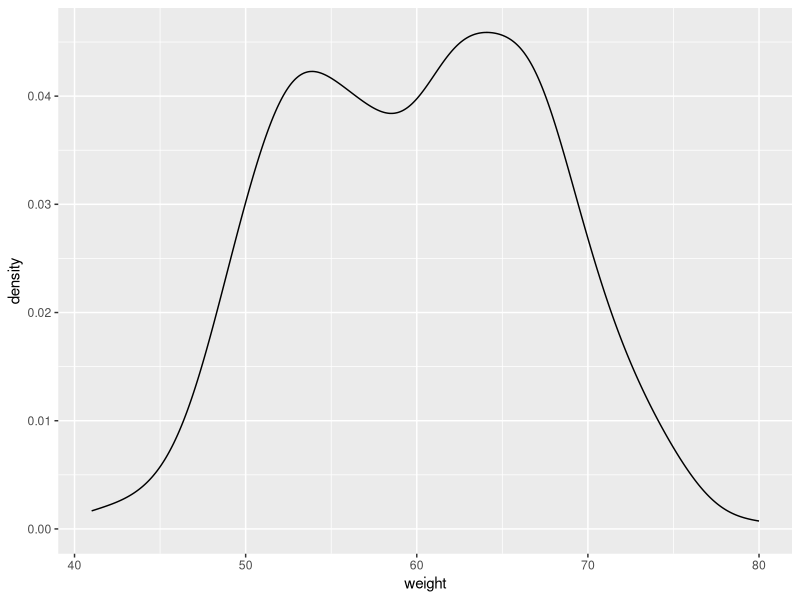
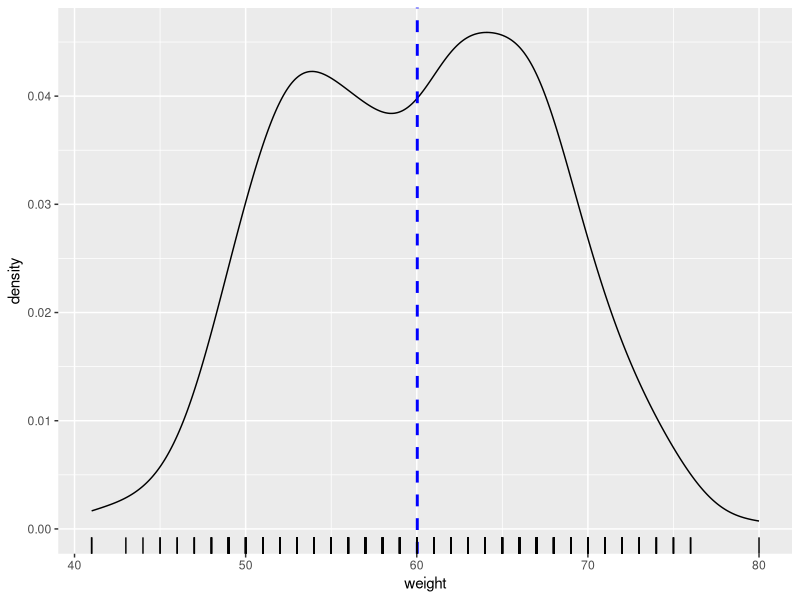
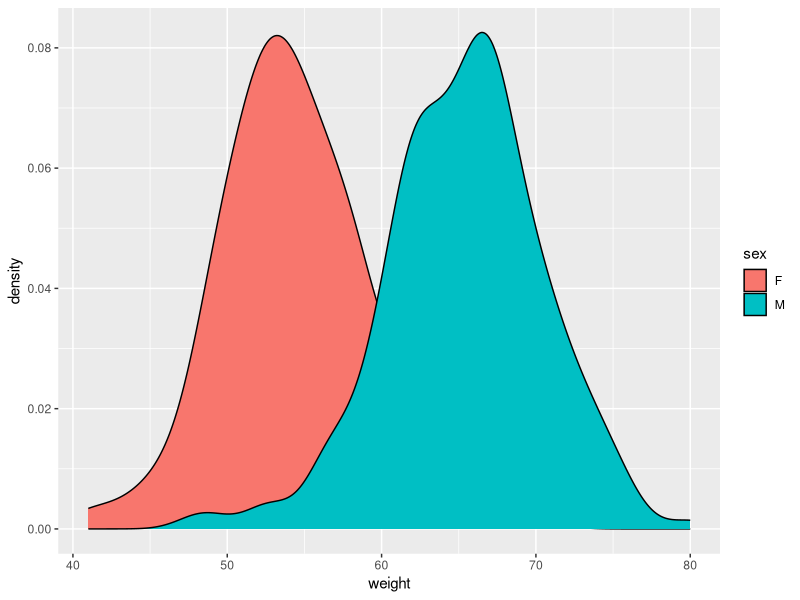
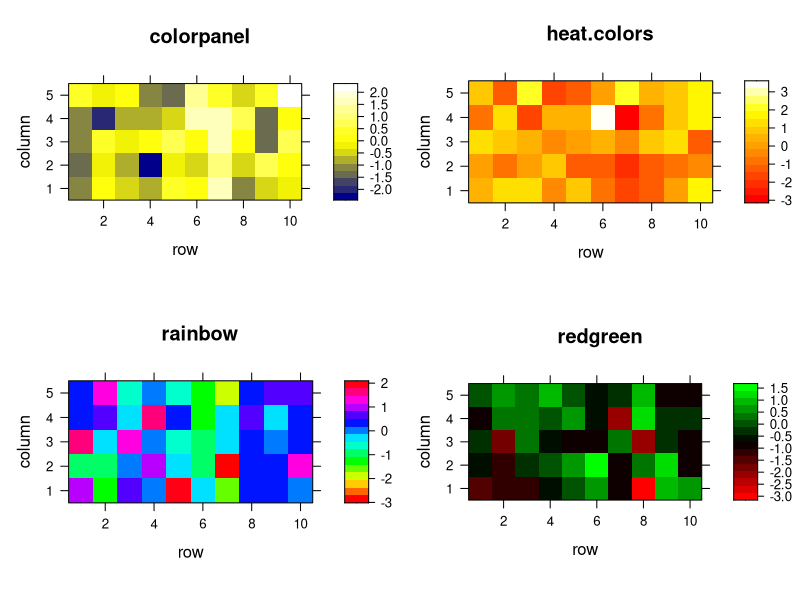
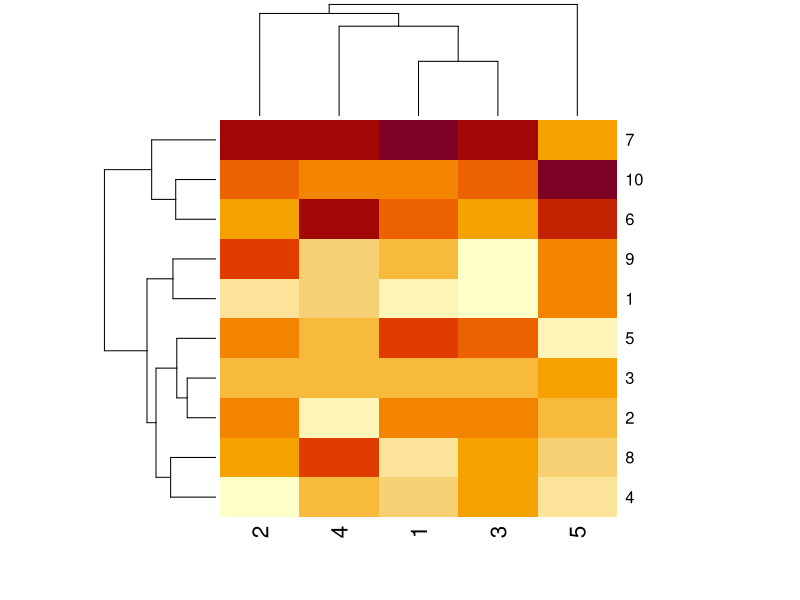
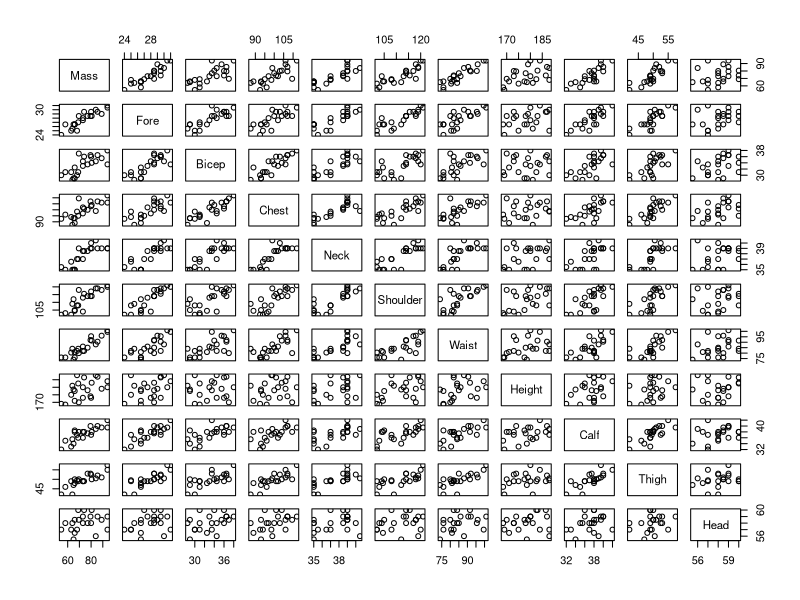
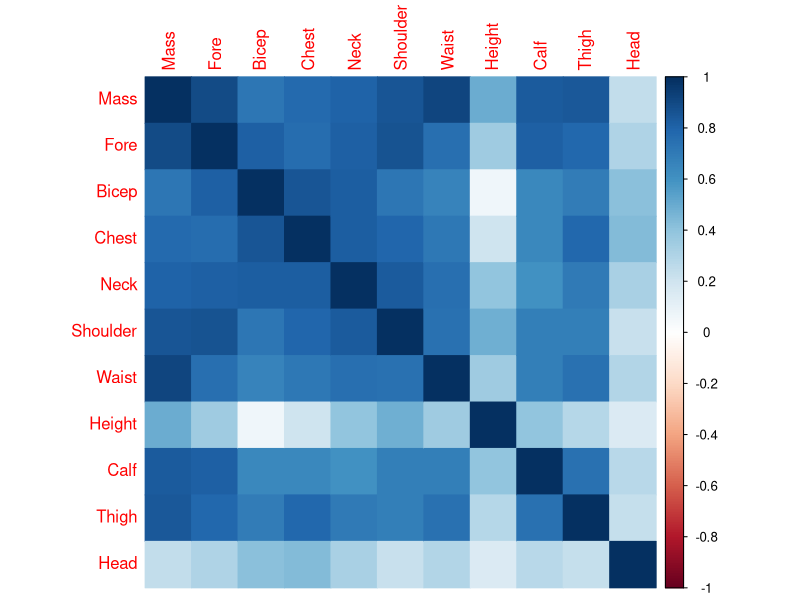

Recreate these plots in R, in order.
set.seed(1234)
df <- data.frame(
  sex=factor(rep(c("F", "M"), each=200)),
  weight=round(c(rnorm(200, mean=55, sd=5),
                 rnorm(200, mean=65, sd=5)))
)

View(df)

library(ggplot2)

p <- ggplot(df, aes(x=weight)) + 
  geom_density()
p

p+ geom_vline(aes(xintercept=mean(weight)),
              color="blue", linetype="dashed", size=1) + geom_rug()





library(plyr)
mu <- ddply(df, "sex", summarise, grp.mean=mean(weight))

ggplot(df, aes(x=weight, fill=sex)) +
  geom_density()



library(lattice)
library(gplots)
# generamos 4 matrices de 5x10, cada una: 
y <- lapply(1:4, function(x) matrix(rnorm(50), 10, 5))
## Generaremos 4 variantes de mapas de calor:  
x1 <- levelplot(y[[1]], col.regions=colorpanel(40, "darkblue", "yellow", "white"), main="colorpanel")
x2 <- levelplot(y[[2]], col.regions=heat.colors(75), main="heat.colors")
x3 <- levelplot(y[[3]], col.regions=rainbow(75), main="rainbow")
x4 <- levelplot(y[[4]], col.regions=redgreen(75), main="redgreen")
print(x1, split=c(1,1,2,2))
print(x2, split=c(2,1,2,2), newpage=FALSE)
print(x3, split=c(1,2,2,2), newpage=FALSE)
print(x4, split=c(2,2,2,2), newpage=FALSE) 
y
heatmap(y[[1]], scale = "column")


# Peso en  kg
Mass<- c(77.0, 85.5, 63.0, 80.5, 79.5, 94.0, 66.0, 69.0, 65.0, 58.0, 69.5, 73.0, 74.0, 68.0, 80.0, 66.0, 54.5, 64.0, 84.0, 73.0, 89.0, 94.0)
# Circunferencia maxima del antebrazo en cm
Fore<-c(28.5, 29.5, 25.0, 28.5, 28.5, 30.5, 26.5, 27.0, 26.5, 26.5, 28.5, 27.5, 29.5, 25.0, 29.5, 26.5, 24.0, 25.5, 30.0, 28.0, 29.0, 31.0)
# Circunferencia maxima del bicep en cm
Bicep<- c(33.5, 36.5, 31.0, 34.0, 36.5, 38.0, 29.0, 31.0, 29.0, 31.0, 37.0, 33.0, 36.0, 30.0, 36.0, 32.5, 30.0, 28.5, 34.5, 34.5, 35.5, 33.5)
# Distancia alrededor del pecho directamente debajo de las axilas en cm
Chest<- c(100.0, 107.0, 94.0, 104.0, 107.0, 112.0, 93.0, 95.0, 93.0, 96.0, 109.5, 102.0, 101.0, 98.5, 103.0, 89.0, 92.5, 87.5, 99.0, 97.0, 106.0, 106.0)
# Distancia alrededor del cuello en cm
Neck<- c(38.5, 39.0, 36.5, 39.0, 39.0, 39.0, 35.0, 37.0, 35.0, 35.0, 39.0, 38.5, 38.5, 37.0, 40.0, 35.0, 35.5, 35.0, 40.5, 37.0, 39.0, 39.0)
# Distancia alrededor de los hombros en cm
Shoulder<- c(114.0, 119.0, 102.0, 114.0, 114.0, 121.0, 105.0, 108.0, 112.0, 103.0, 118.0, 113.0, 115.5, 108.0, 117.0, 104.5, 102.0, 109.0, 119.0, 104.0, 118.0, 120.0)
# Distancia alrededor de la cintura en cm.
Waist<- c(85.0,  90.5, 80.5, 91.5, 92.0, 101.0, 76.0, 84.0, 74.0, 76.0, 80.0, 86.0, 82.0, 82.0, 95.5, 81.0, 76.0, 84.0, 88.0, 82.0, 96.0, 99.5)
# Altura desde la parte superior a los pies en cm.
Height<- c(178.0, 187.0, 175.0, 183.0, 174.0, 180.0, 177.5, 182.5, 178.5, 168.5, 170.0, 180.0, 186.5, 188.0, 173.0, 171.0, 169.0, 181.0, 188.0, 173.0, 179.0, 184.0)
# Circunferencia máxima de la pantorrilla en cm.
Calf<- c(37.5, 40.0, 33.0, 38.0, 40.0, 39.5, 38.5, 36.0, 34.0, 35.0, 38.0, 36.0, 38.0, 37.0, 37.0, 38.0, 32.0, 35.5, 39.0, 38.0, 39.5, 42.0)
# Circunferencia del muslo en cm.
Thigh<- c(53.0, 52.0, 49.0, 50.0, 53.0, 57.5, 50.0, 49.0, 47.0, 46.0, 50.0, 49.0, 49.0, 49.5, 52.5, 48.0, 42.0, 42.0, 50.5, 49.0, 51.0, 55.0)
# Circunferencia de la cabeza en cm.
Head<- c(58.0, 59.0, 57.0, 60.0, 59.0, 59.0, 58.5, 60.0, 55.5, 58.0, 58.5, 59.0, 60.0, 57.0, 58.0, 56.5, 57.0, 58.0, 56.0, 58.0, 58.5, 57.0)

mydata<-cbind(Mass, Fore, Bicep, Chest, Neck, Shoulder, Waist, Height, Calf, Thigh, Head)
mydata<-as.data.frame(mydata)
mydata

plot(mydata)


#mass fore
#mass waist
#fore bicep
#mass calf

library(corrplot)
corrplot(cor(mydata), method= 'color')

model_mult<-lm(Mass~., data=mydata);
model_mult
 
summary(model_mult)
summary(lm(Mass~Fore+Waist+Calf+Bicep))
summary(lm(Mass~Fore + Waist))

new<-matrix(c(30.5, 28.5, 28.5, 33.5, 30.0, 31.0, 93.0, 112.0, 89.0, 39.0, 35.0, 38.5, 109.0, 105.0, 121.0, 84.0, 82.0, 96.0, 188.0, 177.5, 178.5, 37.5, 34.0, 40.0, 55.0, 42.0, 49.0, 58.0 , 59.0, 60.0),nrow=3,byrow=F)
colnames(new)<-colnames(mydata)[2:11];
new<-as.data.frame(new);

#Predicción
predict(model_mult, new, se.fit = TRUE)
predict(model_mult, new, interval="confidence", level = 0.95)
View(new)
